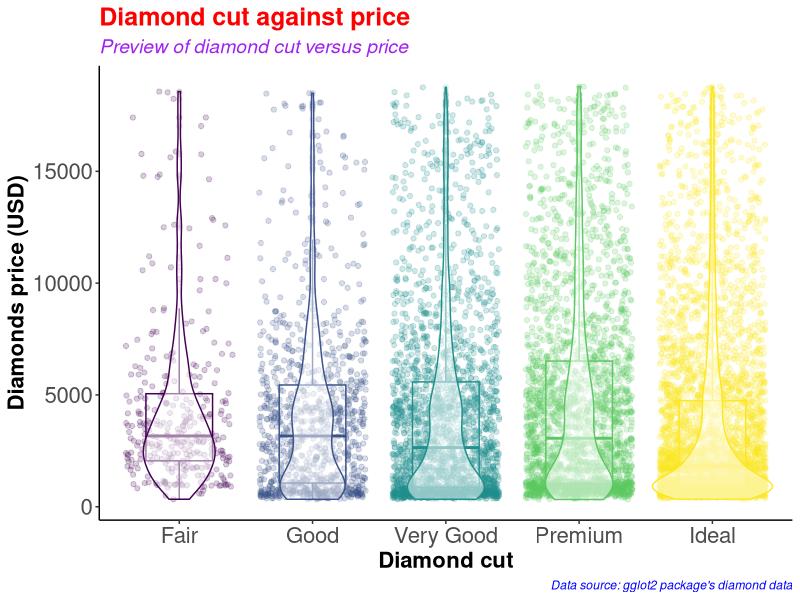
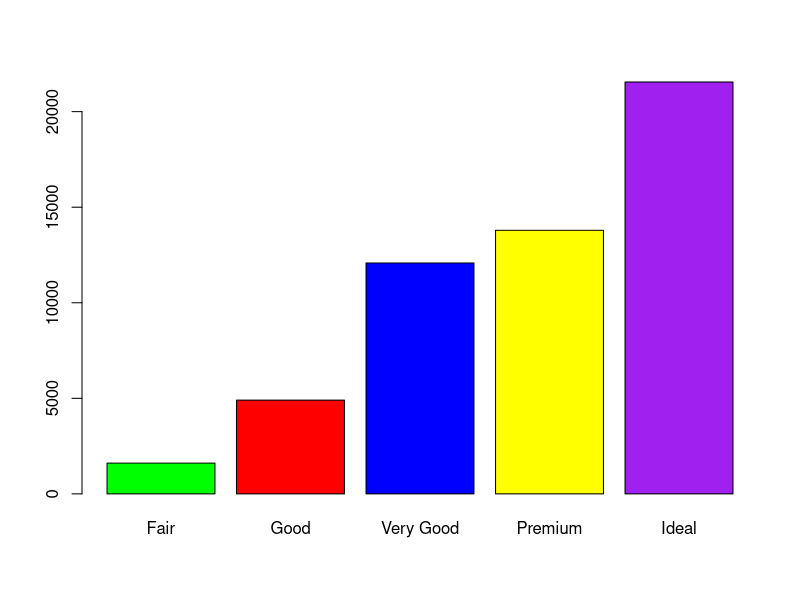
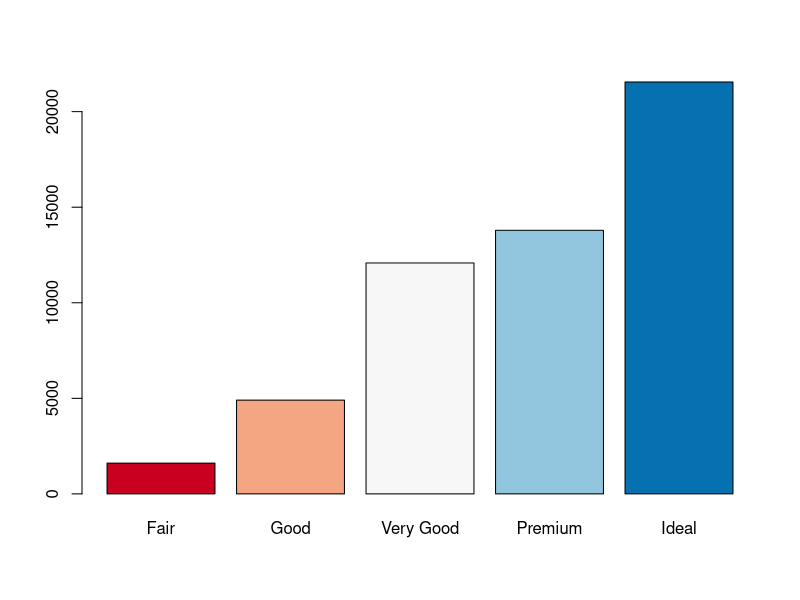
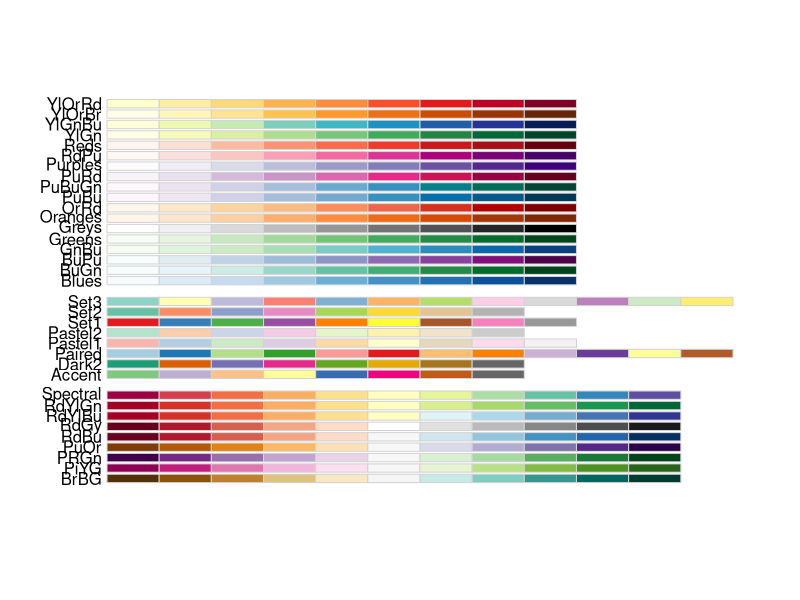
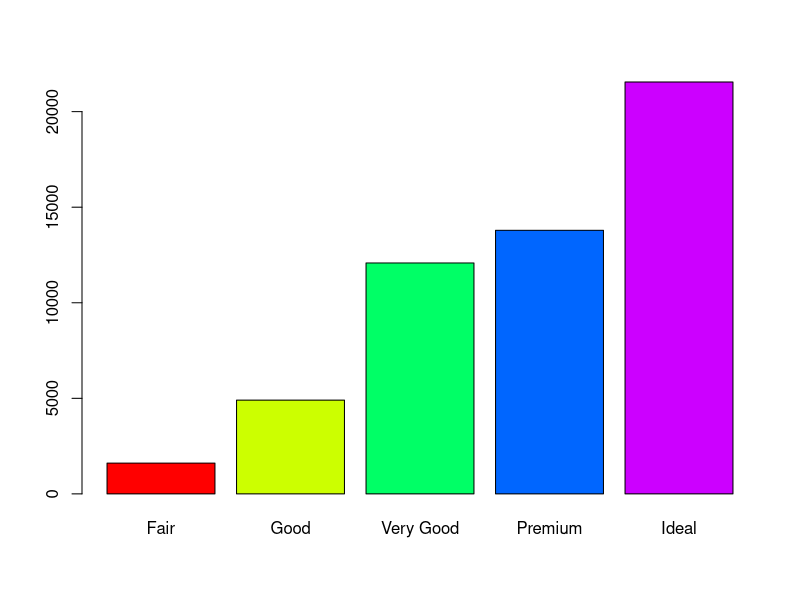
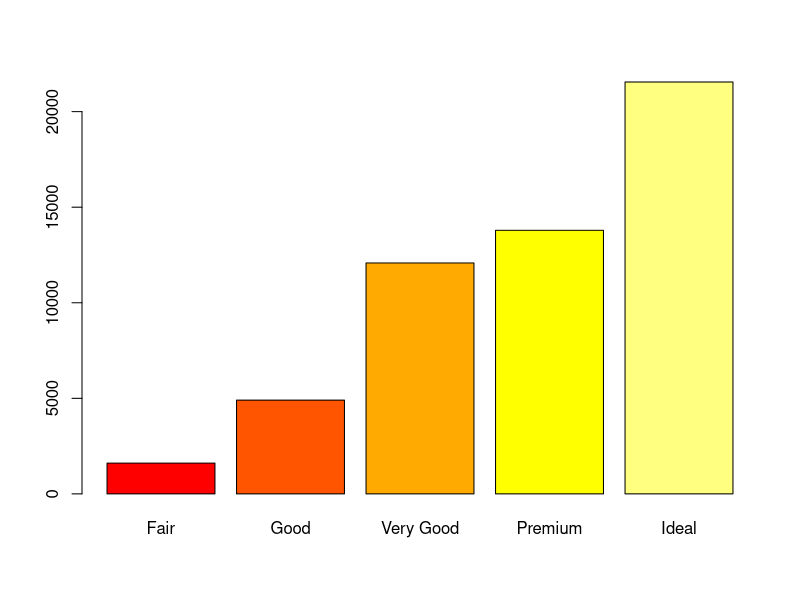
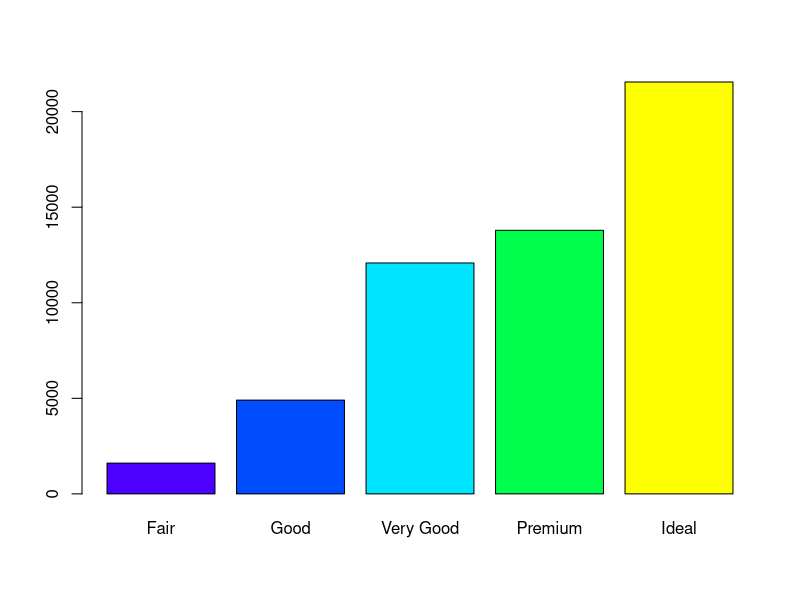
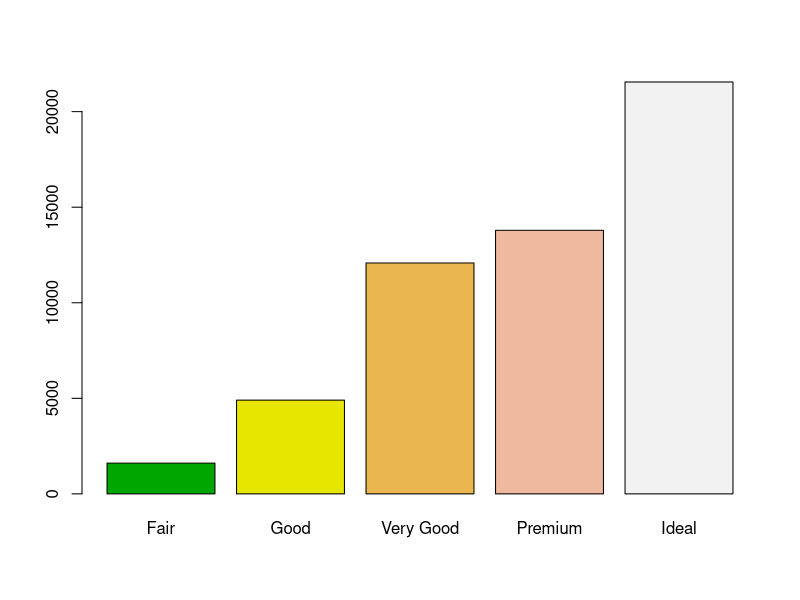

These charts were generated, in order, by the following R code:
#########################################
# Name: Wyclife Agumba Oluoch           #   
# E-mail: wyclifeoluoch@gmail.com       #
# GitHub: https://github.com/Wycology   #
# Task: Boxplot and violin plots in one #
# Date: 4th Jan 2021                    #
# Last edited: 1stth June 2021           #
#########################################

# Loading the necessary libraries for the project

library(tidyverse) # This is for data wrangling and plotting.
library(RColorBrewer) # This is for generating color pallets for the plots.

diamonds_df <- diamonds # Saving the diamonds data-set to a new object in R.

head(diamonds) # Checking the variables in the data-set for subsequent analyses
nrow(diamonds) # Checking for the number of rows in the data. 53940 observations
ncol(diamonds) # Checking the number of variables in the data-set. 10 variables

diamonds_df %>% # Picking the diamonds data, and then
  slice_sample(n = 0.2*(nrow(diamonds))) %>% # Picking a portion of the data-set
  ggplot(aes(x = cut, y = price, color = cut)) + # Adding the mapping variables
  geom_point(position = "jitter", alpha = 0.2) + # Adding jitter and alpha
  geom_boxplot(alpha = 0.1, width = 0.5) + # Modifying dimensions of the boxplot 
  geom_violin(alpha = 0.5) + # Adding violin plot on top of the box and jitter
  theme_classic() + # Adding my preferred theme for publication.
  theme(legend.position = "none") + # Removing the legend; it is on the x-axis
  labs(x = "Diamond cut", # Labels the x-axis.
       y = "Diamonds price (USD)", # Labeling the y-axis
       title = "Diamond cut against price", # Setting tibble of the plot
       subtitle = "Preview of diamond cut versus price", # Descriptive title beneath TITLE
       caption = "Data source: gglot2 package's diamond data") +
  theme(axis.text = element_text(size=16), # Size of labels on tick-marks
        axis.title = element_text(size=16,face="bold")) + # Size of axis labels
  theme(plot.title = element_text(color = 'red', size = 18, face = 'bold'),
        plot.subtitle = element_text(color = 'purple', size = 14, face = 'italic'),
        plot.caption = element_text(color = 'blue', face = 'italic'))

diamonds %>% # Picking the diamonds data, and then
  filter(cut == 'Very Good') %>% # Picking the very good cut 
  nrow() # counting the number of rows with very good cut

diamonds %>% 
  select(cut) %>% 
  table() %>% 
  barplot(col = c('green', 'red', 'blue', 'yellow', 'purple'))

# Instead of specifying the colors, we can simply use the color brewer panel 

diamonds %>% 
  select(cut) %>% 
  table() %>% 
  barplot(col = brewer.pal(n = 5, name = "RdBu"))
# To display more brewer colors options to use, run the following function:

display.brewer.all()

# Can also use rainbow colors

diamonds %>% 
  select(cut) %>% 
  table() %>% 
  barplot(col = rainbow(5))

# Can also use heat.colors
diamonds %>% 
  select(cut) %>% 
  table() %>% 
  barplot(col = heat.colors(5))

# Can also use topographic colors

diamonds %>% 
  select(cut) %>% 
  table() %>% 
  barplot(col = topo.colors(5))

# Can also use terrain colors for the plot
diamonds %>% 
  select(cut) %>% 
  table() %>% 
  barplot(col = terrain.colors(5))

# Can also use cm.colors
diamonds %>% 
  select(cut) %>% 
  table() %>% 
  barplot(col = cm.colors(5)) 

# That is awesome. Good for the day.
